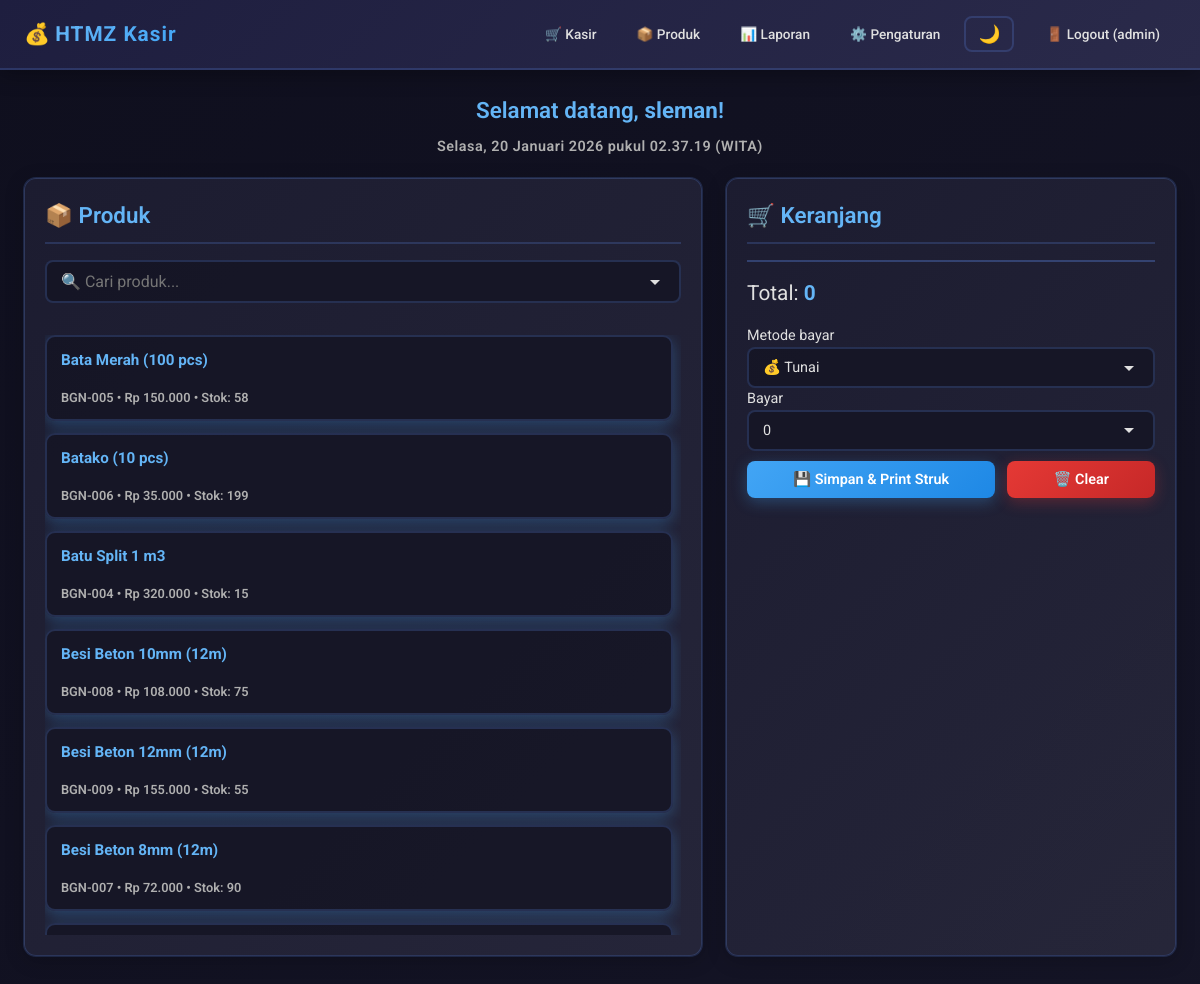
Screenshot of /cashier (signed in) with the database file from the repository.
### models.py (models this page shows)
class Product(Base):
    __tablename__ = "products"
    id = Column(Integer, primary_key=True)
    code = Column(String, unique=True, nullable=False)
    name = Column(String, nullable=False)
    price = Column(Float, nullable=False, default=0)  # Harga jual
    cost_price = Column(Float, nullable=False, default=0)  # Harga asli/harga beli
    stock = Column(Integer, nullable=False, default=0)
    status = Column(String, default="active")  # active/inactive

### app.py (the view)
@app.get("/cashier", response_class=HTMLResponse)
def cashier_page(request: Request, err: str = None, db: Session = Depends(get_db)):
    r = require_login(request)
    if r: return r
    products = db.query(Product).filter(Product.status == "active").order_by(Product.name.asc()).all()
    settings = db.query(Setting).first()
    error_msg = None
    if err == "empty":
        error_msg = "Keranjang kosong!"
    elif err == "paid-less":
        error_msg = "Jumlah bayar kurang dari total!"
    elif err == "invalid":
        error_msg = "Data keranjang tidak valid!"
    return templates.TemplateResponse("cashier.html", {"request": request, "products": products, "user": request.session["user"], "error": error_msg, "settings": settings})

### templates/cashier.html (shortened to what this page needs)
{% extends "layout.html" %}
{% block content %}
<div class="welcome-message">
  <div>Selamat datang, <b>{{ user.display_name if user.display_name else user.username }}</b>!</div>
  <div class="current-time" id="current-time-display" style="font-size: 0.9rem; color: var(--text-secondary); margin-top: 8px;"></div>
</div>
<div class="grid2">
  <div class="card">
    <h2>📦 Produk</h2>
    <input id="search" placeholder="🔍 Cari produk..." oninput="filterProducts()" style="font-size: 1rem;">
    <div id="productList" class="plist">
      {% for p in products %}
      <button class="pitem" onclick='addToCart("{{p.code}}","{{p.name}}",{{p.price}})'>
        <b>{{ p.name }}</b><br>
        <small>{{ p.code }} • Rp {{ p.price | format_idr }} • Stok: {{ p.stock }}</small>
      </button>
      {% endfor %}
    </div>
  </div>
  <div class="card">
    <h2>🛒 Keranjang</h2>
    <div class="total">
      <div>Total: <b id="total">0</b></div>
    </div>
    <form method="post" action="/checkout" onsubmit="submitCheckout(event); return false;">
      <label>Metode bayar</label>
      <select name="payment_method">
        <option value="cash">💰 Tunai</option>
      </select>
      <label>Bayar</label>
      <input name="paid" id="paid" type="text" step="0.01" value="0" required onkeyup="formatInputRupiah(this)" onblur="formatInputRupiah(this)" onfocus="unformatInputRupiah(this)" data-original-type="number">
      <div class="form-actions">
        <button type="submit">💾 Simpan & Print Struk</button>
        <button type="button" class="danger" onclick="clearCart()">🗑️ Clear</button>
      </div>
    </form>
  </div>
</div>
{% endblock %}

### static/style.css (style rules this page uses)
* { box-sizing: border-box; font-family: 'Roboto', sans-serif; }
:root { --bg-primary: linear-gradient(135deg, #0f0f1e 0%, #1a1a2e 100%); --bg-secondary: linear-gradient(135deg, rgba(30, 30, 50, 0.9) 0%, rgba(40, 40, 60, 0.9) 100%); --bg-topbar: linear-gradient(135deg, #1e1e3f 0%, #2a2a4a 100%); --text-primary: #e0e0e0; --text-secondary: #b0b0b0; --border-color: rgba(100, 150, 255, 0.2); --accent-color: #64b5f6; --input-bg: rgba(20, 20, 35, 0.8); --table-bg: rgba(20, 20, 35, 0.5); }
body { font-family: 'Roboto', sans-serif; margin: 0; background: var(--bg-primary); color: var(--text-primary); min-height: 100vh; line-height: 1.5; font-size: 0.9rem; transition: background 0.3s ease, color 0.3s ease; }
.card { background: var(--bg-secondary); border: 1px solid var(--border-color); border-radius: 12px; padding: 20px; box-shadow: 0 4px 20px rgba(0, 0, 0, 0.2), 0 0 0 1px var(--border-color); transition: transform 0.3s ease, box-shadow 0.3s ease, background 0.3s ease, border-color 0.3s ease; }
.card h2 { margin-top: 0; margin-bottom: 16px; color: var(--accent-color); font-size: 1.4rem; font-weight: 600; border-bottom: 2px solid var(--border-color); padding-bottom: 10px; transition: color 0.3s ease, border-color 0.3s ease; }
.grid2 { display: grid; grid-template-columns: 1fr 450px; gap: 24px; }
.form-actions { display: flex; gap: 12px; justify-content: flex-end; margin-top: 10px; }
.form-actions button, .form-actions a { flex-grow: 1; }
input, select, textarea { padding: 10px 14px; border-radius: 8px; border: 2px solid var(--border-color); background: var(--input-bg); color: var(--text-primary); font-family: 'Roboto', sans-serif; font-size: 0.9rem; transition: all 0.3s ease; width: 100%; appearance: none; -webkit-appearance: none; -moz-appearance: none; background-repeat: no-repeat; background-position: right 12px center; padding-right: 40px; }
button { cursor: pointer; background: linear-gradient(135deg, #42a5f5 0%, #1e88e5 100%); color: white; border: none; padding: 10px 20px; border-radius: 8px; font-family: 'Roboto', sans-serif; font-weight: 600; font-size: 0.9rem; transition: all 0.3s ease; box-shadow: 0 4px 15px rgba(66, 165, 245, 0.3); }
.danger { background: linear-gradient(135deg, #e53935 0%, #c62828 100%); box-shadow: 0 4px 15px rgba(229, 57, 53, 0.3); }
.plist { display: flex; flex-direction: column; gap: 12px; margin-top: 16px; max-height: 600px; overflow-y: auto; padding-right: 8px; }
.pitem { text-align: left; padding: 14px; background: var(--input-bg); border: 2px solid var(--border-color); border-radius: 10px; transition: all 0.3s ease; cursor: pointer; width: 100%; font-size: 0.85rem; }
.pitem b { color: var(--accent-color); font-size: 0.95rem; display: block; margin-bottom: 4px; transition: color 0.3s ease; }
.pitem small { color: var(--text-secondary); font-size: 0.8rem; transition: color 0.3s ease; }
.total { padding: 16px 0; font-size: 1.3rem; border-top: 2px solid rgba(100, 150, 255, 0.3); margin-top: 12px; }
.total b { color: var(--accent-color); font-size: 1.3rem; transition: color 0.3s ease; }
.welcome-message { font-size: 1.4rem; font-weight: 600; color: var(--accent-color); margin-bottom: 20px; text-align: center; transition: color 0.3s ease; }
.current-time { animation: fadeIn 0.5s ease; letter-spacing: 0.5px; }
#search { margin-bottom: 16px; }

### rows the page displays
Product: name "Bata Merah (100 pcs)", code "BGN-005", price "150.000", stock "58"
Product: name "Batako (10 pcs)", code "BGN-006", price "35.000", stock "199"
Product: name "Batu Split 1 m3", code "BGN-004", price "320.000", stock "15"
Product: name "Besi Beton 10mm (12m)", code "BGN-008", price "108.000", stock "75"
Product: name "Besi Beton 12mm (12m)", code "BGN-009", price "155.000", stock "55"
Product: name "Besi Beton 8mm (12m)", code "BGN-007", price "72.000", stock "90"

### other values shown
{{ user.username }} "admin"
{{ user.display_name if user.display_name else user.username }} "sleman"
